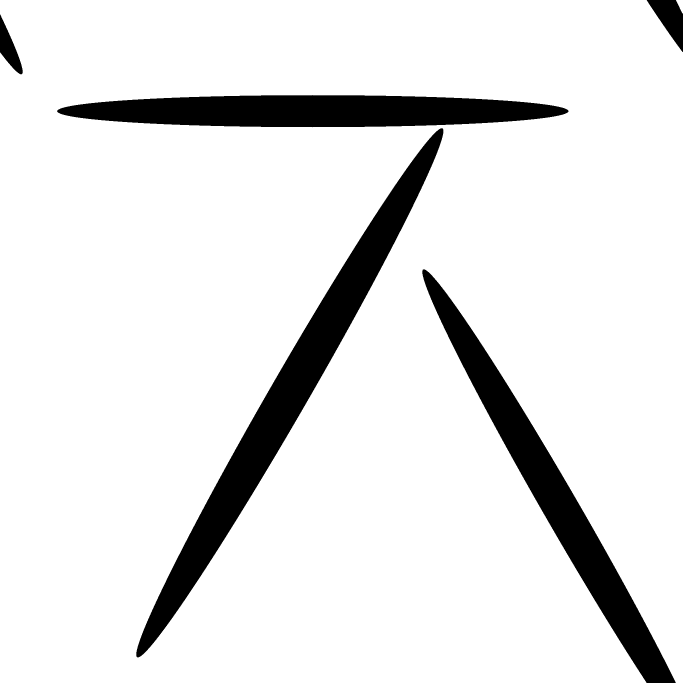
%> input picture figs/GroundTruthEllipsoidChanges/ellipse1.tif, 2048 x 2048 px (shown at 1/3 size)
$ octave generate_synthetic.m   (GNU Octave 9; MATLAB toolbox functions it lacks are replaced by stand-ins)
%> lines starting %> are read from the running program, lines starting %| are printed output that depends on the picture; in (x1, y1, x2, y2) boxes, pixels count from 0 and x2, y2 are one past the last pixel; in counts of white or black regions, pixels touching at a corner belong together; the program's own positions count from 1

% Code to generate the synthetic images

%%
clear all
close all
%%
%%%%%%%%%%%%%%%%%%%%%%%%%%%%
% Loading images
im1=imread('../figs/GroundTruthEllipsoidChanges/ellipse1.tif');
%> im1: size 2048x2048 logical; 89.9% white; 5 black regions, box (x1, y1, x2, y2) and area: (409, 385, 1330, 1972) 166885, (1267, 808, 2027, 2048) 127007, (171, 285, 1706, 382) 115527, (1940, 0, 2048, 156) 8251, (0, 43, 68, 223) 5279
im1=double(~im1); % boolean ~ used to represent change point with 1
im2=imread('../figs/GroundTruthEllipsoidChanges/ellipse2.tif');
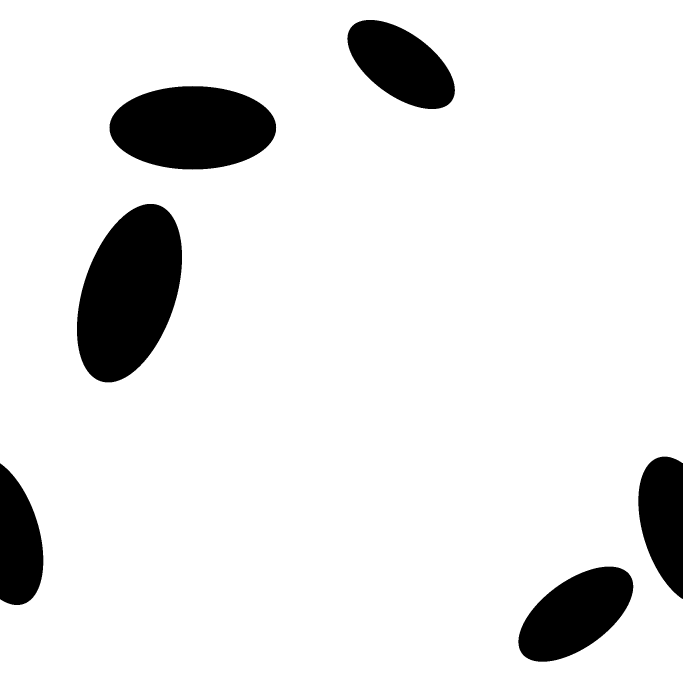
%> input picture figs/GroundTruthEllipsoidChanges/ellipse2.tif, 2048 x 2048 px (shown at 1/3 size)
%> im2: size 2048x2048 logical; 89.9% white; 6 black regions, box (x1, y1, x2, y2) and area: (231, 612, 546, 1147) 121389, (328, 258, 829, 509) 98159, (1555, 1700, 1900, 1985) 62845, (1042, 60, 1365, 327) 55223, (1915, 1370, 2048, 1797) 42708, (0, 1390, 130, 1815) 41485
im2=double(~im2);
im3=imread('../figs/GroundTruthEllipsoidChanges/ellipse3.tif');
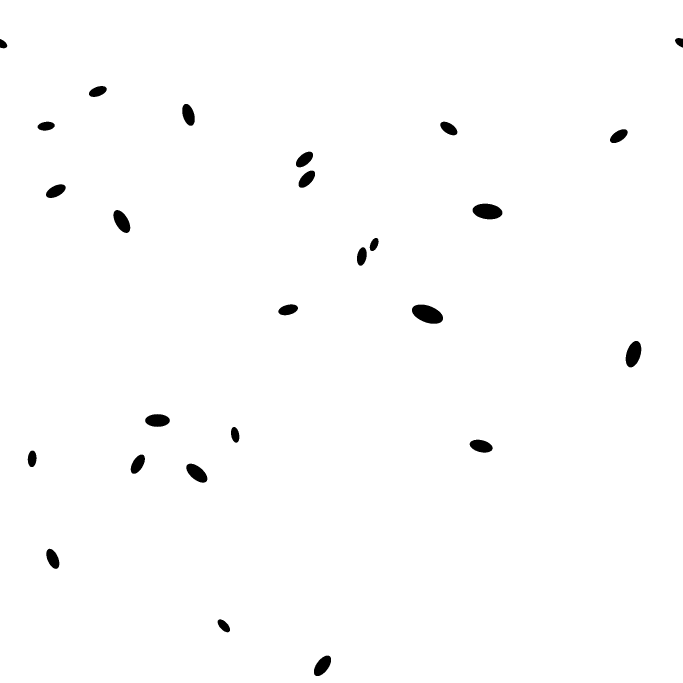
%> input picture figs/GroundTruthEllipsoidChanges/ellipse3.tif, 2048 x 2048 px (shown at 1/3 size)
%> im3: size 2048x2048 logical; 99% white; 26 black regions, largest, box (x1, y1, x2, y2) and area: (1236, 914, 1329, 971) 3839, (1418, 611, 1507, 658) 3253, (1877, 1023, 1924, 1102) 2701
im3=double(~im3);
im4=imread('../figs/GroundTruthEllipsoidChanges/ellipse4.tif');
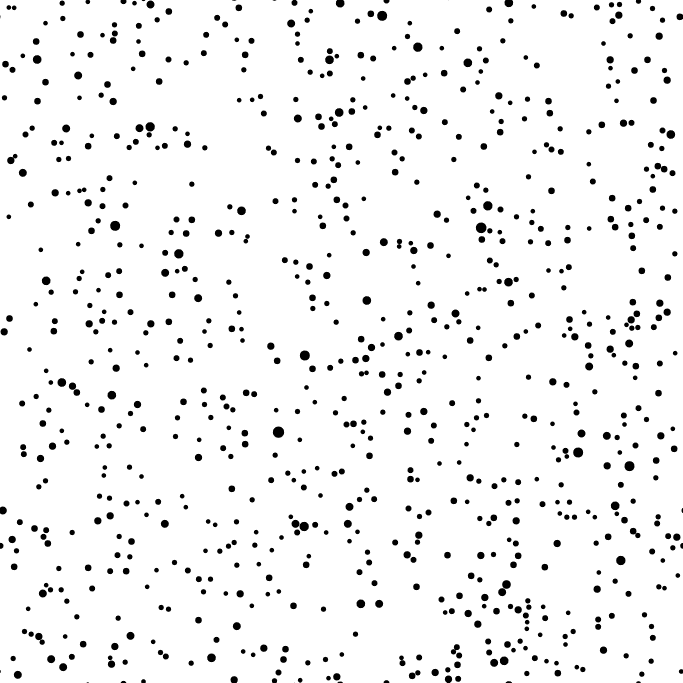
%> input picture figs/GroundTruthEllipsoidChanges/ellipse4.tif, 2048 x 2048 px (shown at 1/3 size)
%> im4: size 2048x2048 logical; 95% white; 838 black regions (6 under 20 px), largest, box (x1, y1, x2, y2) and area: (818, 1279, 853, 1314) 901, (1427, 667, 1460, 700) 797, (1131, 32, 1162, 63) 709
im4=double(~im4);
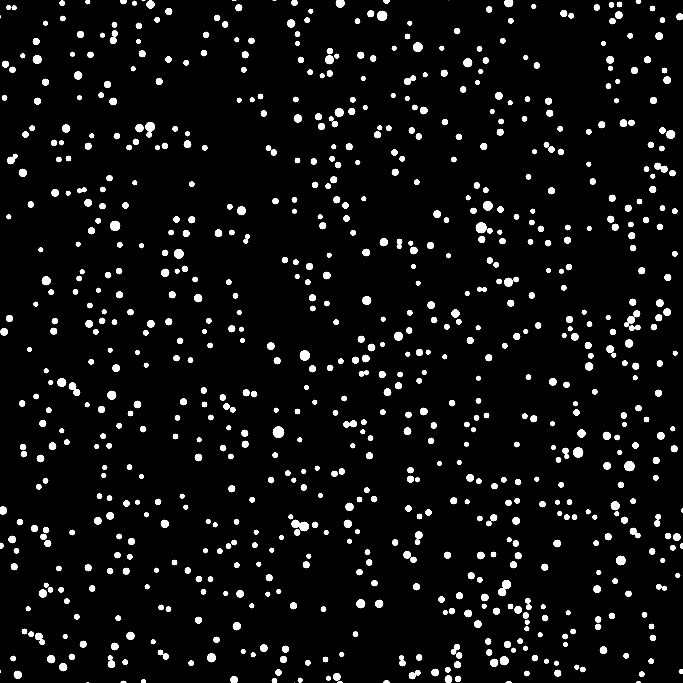
%> im4: size 2048x2048 double (shown at 1/3 size); values 0 (black) and 1 (white), 5% white; 838 white regions (6 under 20 px), largest, box (x1, y1, x2, y2) and area: (818, 1279, 853, 1314) 901, (1427, 667, 1460, 700) 797, (1131, 32, 1162, 63) 709

% noise level used
sig = 1/10;

% adding Gaussian noise to images
im1_obs = 1+im1/2 + sig*randn(height(im1), width(im1));
im2_obs = 1+(im2+im1)/2 + sig*randn(height(im2), width(im2));
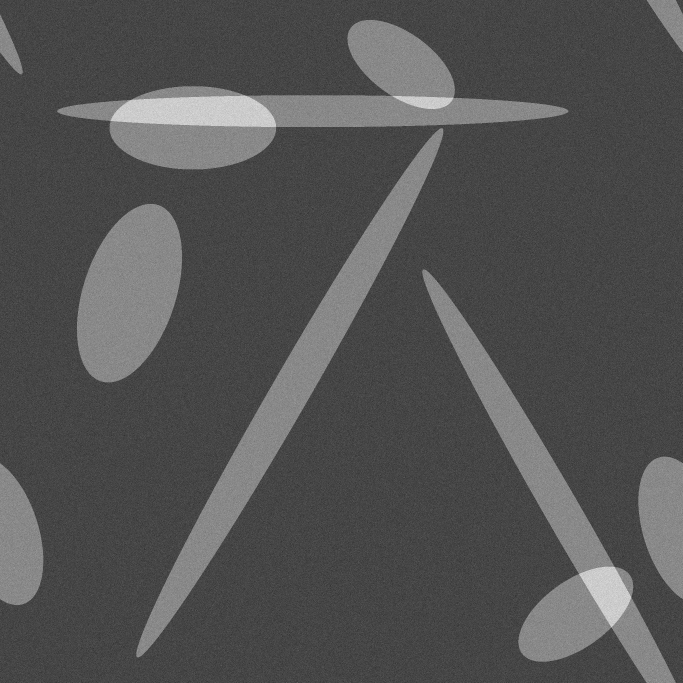
%> im2_obs: size 2048x2048 double (shown at 1/3 size); min 0.478, max 2.38, mean 1.1; drawn with min black and max white
im3_obs = 1+(im1+im2+im3)/2 + sig*randn(height(im3), width(im3));
im4_obs = 1+(im1+im2+im3+im4)/2 + sig*randn(height(im4), width(im4));
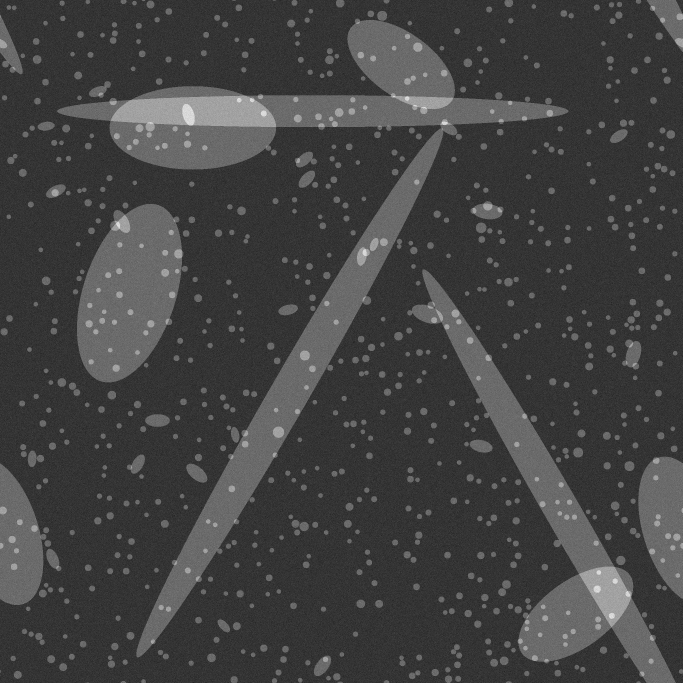
%> im4_obs: size 2048x2048 double (shown at 1/3 size); min 0.521, max 2.85, mean 1.13; drawn with min black and max white

colormap(gray(256)); imagesc(im2_obs)
colormap(gray(256)); imagesc(im3_obs)
colormap(gray(256)); imagesc(im4_obs)
colormap(gray(256)); imagesc(im1_obs+im2_obs+im3_obs+im4_obs)

% saving the synthetic images
mImage = cast(100*(im1_obs),'uint8');
imshow(mImage)
%imwrite(mImage,sprintf('../figs/ImagesWithEllipsoidChanges/ImageEllipseSpeckle1.png'))

mImage = cast(100*(im2_obs),'uint8');
imshow(mImage)
%imwrite(mImage,sprintf('../figs/ImagesWithEllipsoidChanges/ImageEllipseSpeckle2.png'))

mImage = cast(100*(im3_obs),'uint8');
imshow(mImage)
%imwrite(mImage,sprintf('../figs/ImagesWithEllipsoidChanges/ImageEllipseSpeckle3.png'))

mImage = cast(100*(im4_obs),'uint8');
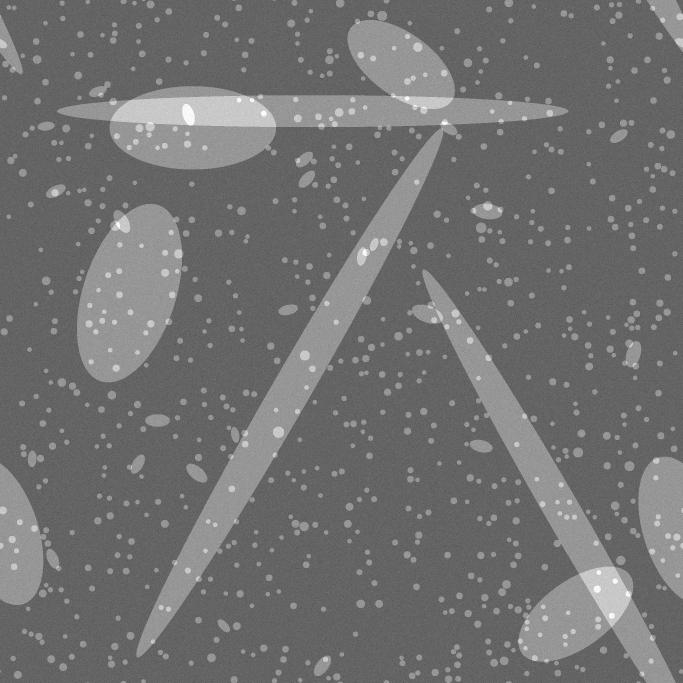
%> mImage: size 2048x2048 uint8 (shown at 1/3 size); min 52, max 255, mean 113.1
imshow(mImage)
%imwrite(mImage,sprintf('../figs/ImagesWithEllipsoidChanges/ImageEllipseSpeckle4.png'))
